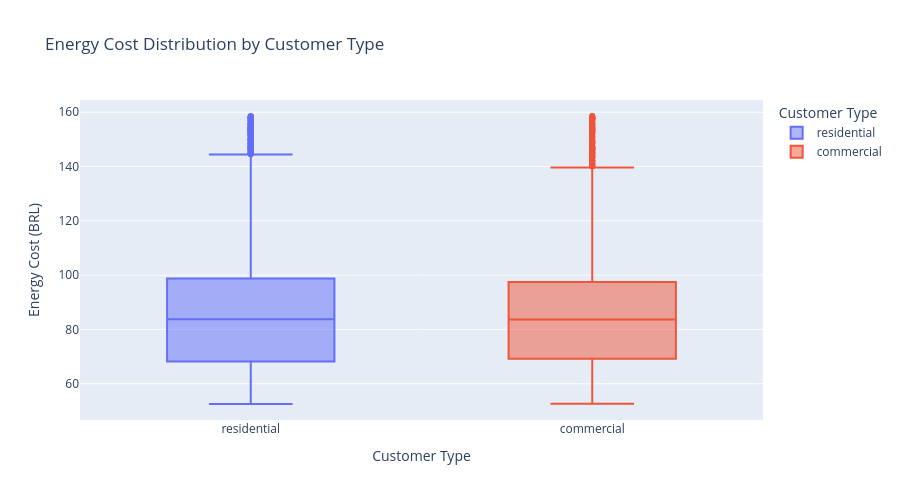
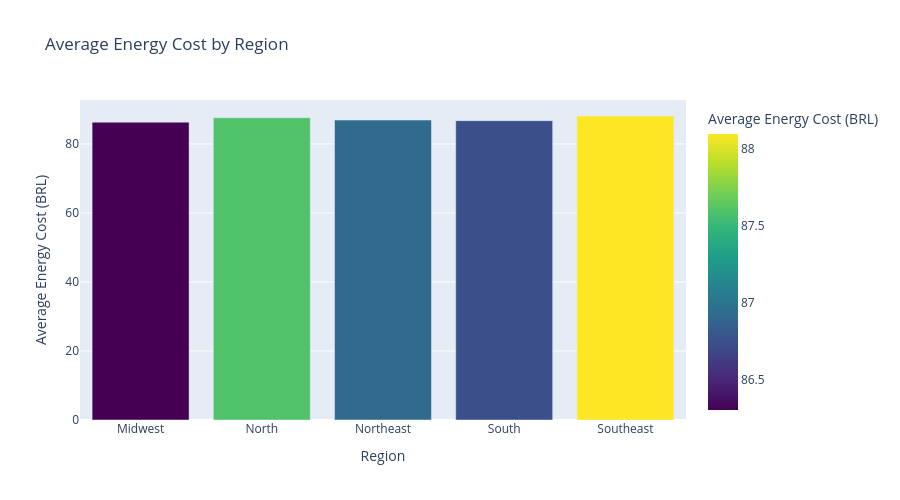
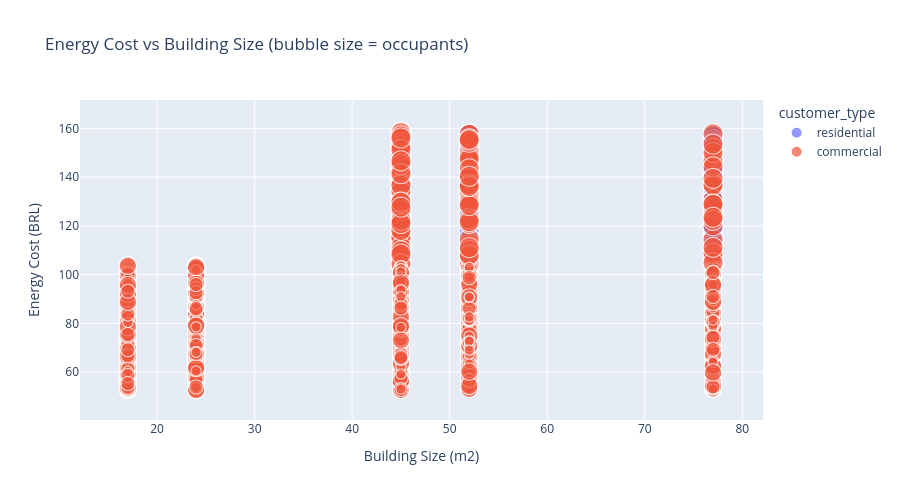
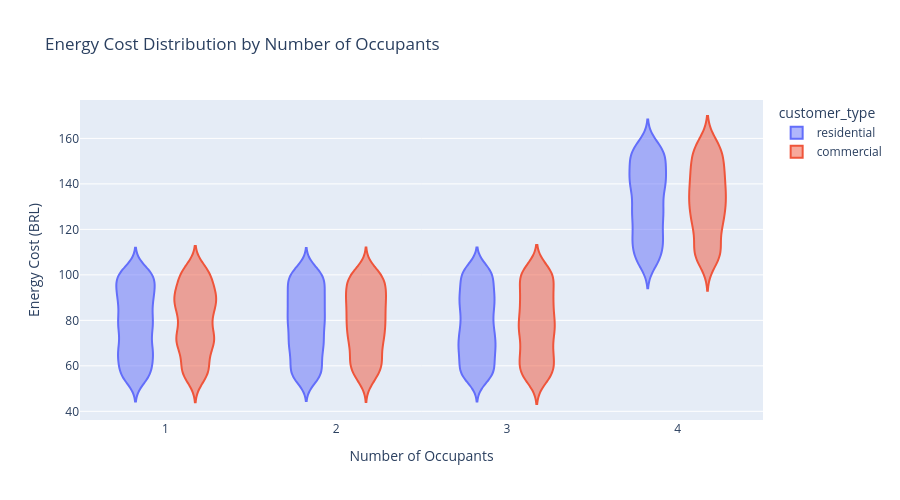

These figures' notebook cell, in order:
### Markdown cell above
## Exploratory Data Analysis

### Code cell
# Energy cost distribution by customer type
fig1 = px.box(
    df,
    x='customer_type',
    y='energy_cost_brl',
    color='customer_type',
    title='Energy Cost Distribution by Customer Type',
    labels={'energy_cost_brl': 'Energy Cost (BRL)', 'customer_type': 'Customer Type'},
    height=500
)
fig1.show()

# Energy cost by region
fig2 = px.bar(
    df.groupby('regions')['energy_cost_brl'].mean().reset_index(),
    x='regions',
    y='energy_cost_brl',
    title='Average Energy Cost by Region',
    labels={'energy_cost_brl': 'Average Energy Cost (BRL)', 'regions': 'Region'},
    color='energy_cost_brl',
    color_continuous_scale='Viridis',
    height=500
)
fig2.show()

# Building size vs energy cost
fig3 = px.scatter(
    df,
    x='building_size_m2',
    y='energy_cost_brl',
    color='customer_type',
    size='occupants',
    title='Energy Cost vs Building Size (bubble size = occupants)',
    labels={'building_size_m2': 'Building Size (m2)', 'energy_cost_brl': 'Energy Cost (BRL)'},
    height=500
)
fig3.show()

# Occupants impact on energy cost
fig4 = px.violin(
    df,
    x='occupants',
    y='energy_cost_brl',
    color='customer_type',
    title='Energy Cost Distribution by Number of Occupants',
    labels={'energy_cost_brl': 'Energy Cost (BRL)', 'occupants': 'Number of Occupants'},
    height=500
)
fig4.show()

print("\nEDA Summary:")
print(f"Average energy cost: BRL {df['energy_cost_brl'].mean():.2f}")
print(f"Residential average: BRL {df[df['customer_type'] == 'residential']['energy_cost_brl'].mean():.2f}")
print(f"Commercial average: BRL {df[df['customer_type'] == 'commercial']['energy_cost_brl'].mean():.2f}")

### Figure 1 — Plotly figure (JSON) as saved in the notebook; plotly's stock layout.template omitted (floating-point values rounded to 4 significant figures; data arrays with more than 128 entries replaced by an {"elided": "..."} marker saying what was removed)
{"data": [{"alignmentgroup": "True", "hovertemplate": "Customer Type=%{x}<br>Energy Cost (BRL)=%{y}<extra></extra>", "legendgroup": "residential", "marker": {"color": "#636efa"}, "name": "residential", "notched": false, "offsetgroup": "residential", "orientation": "v", "showlegend": true, "type": "box", "x": {"elided": "3261 str values"}, "x0": " ", "xaxis": "x", "y": {"elided": "3261 float values"}, "y0": " ", "yaxis": "y"}, {"alignmentgroup": "True", "hovertemplate": "Customer Type=%{x}<br>Energy Cost (BRL)=%{y}<extra></extra>", "legendgroup": "commercial", "marker": {"color": "#EF553B"}, "name": "commercial", "notched": false, "offsetgroup": "commercial", "orientation": "v", "showlegend": true, "type": "box", "x": {"elided": "1739 str values"}, "x0": " ", "xaxis": "x", "y": {"elided": "1739 float values"}, "y0": " ", "yaxis": "y"}], "layout": {"boxmode": "overlay", "height": 500, "legend": {"title": {"text": "Customer Type"}, "tracegroupgap": 0}, "title": {"text": "Energy Cost Distribution by Customer Type"}, "xaxis": {"anchor": "y", "categoryarray": ["residential", "commercial"], "categoryorder": "array", "domain": [0, 1], "title": {"text": "Customer Type"}}, "yaxis": {"anchor": "x", "domain": [0, 1], "title": {"text": "Energy Cost (BRL)"}}}}

### Figure 2 — Plotly figure (JSON) as saved in the notebook; plotly's stock layout.template omitted (floating-point values rounded to 4 significant figures)
{"data": [{"hovertemplate": "Region=%{x}<br>Average Energy Cost (BRL)=%{marker.color}<extra></extra>", "legendgroup": "", "marker": {"color": [86.31, 87.59, 86.93, 86.74, 88.1], "coloraxis": "coloraxis", "pattern": {"shape": ""}}, "name": "", "orientation": "v", "showlegend": false, "textposition": "auto", "type": "bar", "x": ["Midwest", "North", "Northeast", "South", "Southeast"], "xaxis": "x", "y": [86.31, 87.59, 86.93, 86.74, 88.1], "yaxis": "y"}], "layout": {"barmode": "relative", "coloraxis": {"colorbar": {"title": {"text": "Average Energy Cost (BRL)"}}, "colorscale": [[0, "#440154"], [0.1111, "#482878"], [0.2222, "#3e4989"], [0.3333, "#31688e"], [0.4444, "#26828e"], [0.5556, "#1f9e89"], [0.6667, "#35b779"], [0.7778, "#6ece58"], [0.8889, "#b5de2b"], [1, "#fde725"]]}, "height": 500, "legend": {"tracegroupgap": 0}, "title": {"text": "Average Energy Cost by Region"}, "xaxis": {"anchor": "y", "domain": [0, 1], "title": {"text": "Region"}}, "yaxis": {"anchor": "x", "domain": [0, 1], "title": {"text": "Average Energy Cost (BRL)"}}}}

### Figure 3 — Plotly figure (JSON) as saved in the notebook; plotly's stock layout.template omitted (floating-point values rounded to 4 significant figures; data arrays with more than 128 entries replaced by an {"elided": "..."} marker saying what was removed)
{"data": [{"hovertemplate": "customer_type=residential<br>Building Size (m2)=%{x}<br>Energy Cost (BRL)=%{y}<br>occupants=%{marker.size}<extra></extra>", "legendgroup": "residential", "marker": {"color": "#636efa", "size": {"elided": "3261 int values"}, "sizemode": "area", "sizeref": 0.01, "symbol": "circle"}, "mode": "markers", "name": "residential", "showlegend": true, "type": "scattergl", "x": {"elided": "3261 int values"}, "xaxis": "x", "y": {"elided": "3261 float values"}, "yaxis": "y"}, {"hovertemplate": "customer_type=commercial<br>Building Size (m2)=%{x}<br>Energy Cost (BRL)=%{y}<br>occupants=%{marker.size}<extra></extra>", "legendgroup": "commercial", "marker": {"color": "#EF553B", "size": {"elided": "1739 int values"}, "sizemode": "area", "sizeref": 0.01, "symbol": "circle"}, "mode": "markers", "name": "commercial", "showlegend": true, "type": "scattergl", "x": {"elided": "1739 int values"}, "xaxis": "x", "y": {"elided": "1739 float values"}, "yaxis": "y"}], "layout": {"height": 500, "legend": {"itemsizing": "constant", "title": {"text": "customer_type"}, "tracegroupgap": 0}, "title": {"text": "Energy Cost vs Building Size (bubble size = occupants)"}, "xaxis": {"anchor": "y", "domain": [0, 1], "title": {"text": "Building Size (m2)"}}, "yaxis": {"anchor": "x", "domain": [0, 1], "title": {"text": "Energy Cost (BRL)"}}}}

### Figure 4 — Plotly figure (JSON) as saved in the notebook; plotly's stock layout.template omitted (floating-point values rounded to 4 significant figures; data arrays with more than 128 entries replaced by an {"elided": "..."} marker saying what was removed)
{"data": [{"alignmentgroup": "True", "box": {"visible": false}, "hovertemplate": "customer_type=residential<br>Number of Occupants=%{x}<br>Energy Cost (BRL)=%{y}<extra></extra>", "legendgroup": "residential", "marker": {"color": "#636efa"}, "name": "residential", "offsetgroup": "residential", "orientation": "v", "scalegroup": "True", "showlegend": true, "type": "violin", "x": {"elided": "3261 int values"}, "x0": " ", "xaxis": "x", "y": {"elided": "3261 float values"}, "y0": " ", "yaxis": "y"}, {"alignmentgroup": "True", "box": {"visible": false}, "hovertemplate": "customer_type=commercial<br>Number of Occupants=%{x}<br>Energy Cost (BRL)=%{y}<extra></extra>", "legendgroup": "commercial", "marker": {"color": "#EF553B"}, "name": "commercial", "offsetgroup": "commercial", "orientation": "v", "scalegroup": "True", "showlegend": true, "type": "violin", "x": {"elided": "1739 int values"}, "x0": " ", "xaxis": "x", "y": {"elided": "1739 float values"}, "y0": " ", "yaxis": "y"}], "layout": {"height": 500, "legend": {"title": {"text": "customer_type"}, "tracegroupgap": 0}, "title": {"text": "Energy Cost Distribution by Number of Occupants"}, "violinmode": "group", "xaxis": {"anchor": "y", "domain": [0, 1], "title": {"text": "Number of Occupants"}}, "yaxis": {"anchor": "x", "domain": [0, 1], "title": {"text": "Energy Cost (BRL)"}}}}
